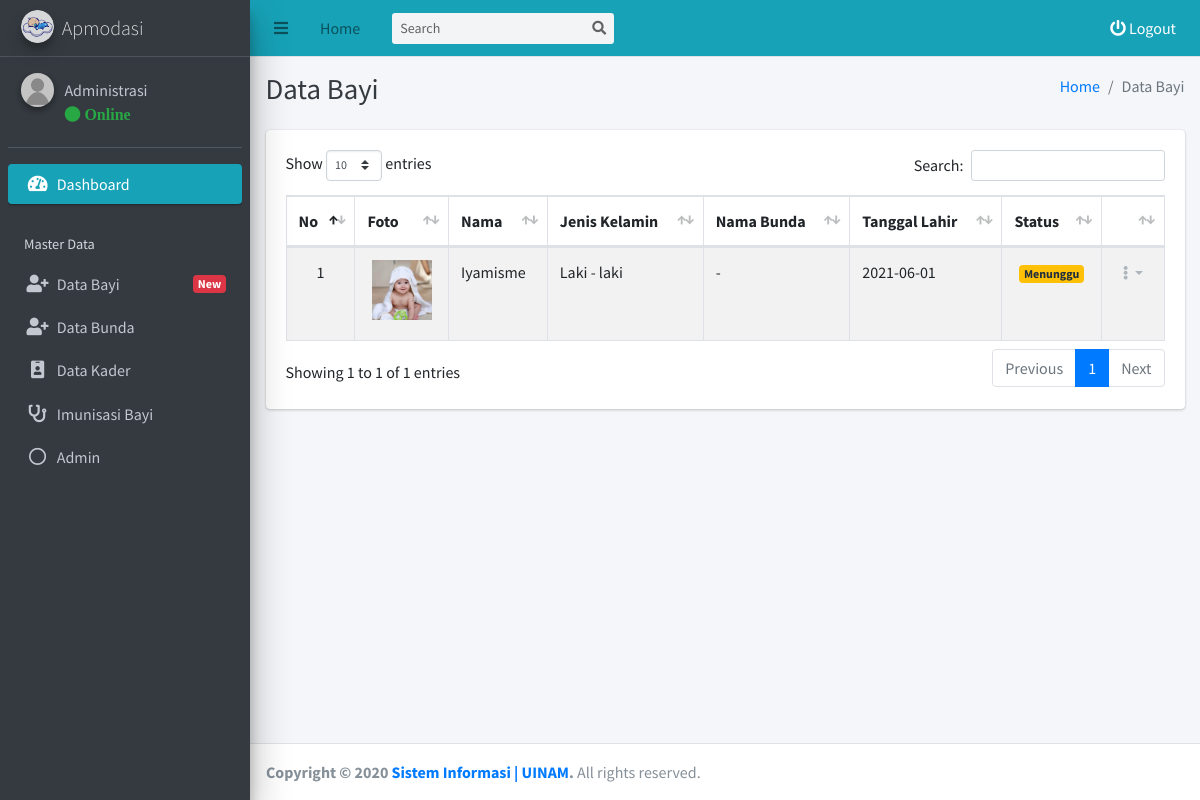
Screenshot of /admin/bayi/data-terbaru.php (signed in) with the database file from the repository.
### tables this page shows
CREATE TABLE `tb_bayi` (
  `id_bayi` int(11) NOT NULL,
  `nomor_bayi` varchar(255) NOT NULL,
  `nama_bayi` varchar(255) NOT NULL,
  `tanggal_lahir_bayi` varchar(255) NOT NULL,
  `tahun_bayi` varchar(255) NOT NULL,
  `jenis_kelamin_bayi` varchar(255) NOT NULL,
  `gambar_qr_bayi` varchar(255) NOT NULL,
  `foto_bayi` varchar(255) NOT NULL,
  `status_bayi` varchar(255) NOT NULL,
  `bunda_id` varchar(255) NOT NULL,
  `created_at` timestamp NOT NULL DEFAULT CURRENT_TIMESTAMP,
  `update_at` timestamp NOT NULL DEFAULT CURRENT_TIMESTAMP
);

### admin/bayi/data-terbaru.php (the view, shortened to what this page needs)
<?php
require_once '../template/header/header.php';
$bayi = mysqli_query($conn, "SELECT * FROM tb_bayi WHERE status_bayi = 'Menunggu'");
?>
  <div class="content-wrapper">
    <div class="content-header">
      <div class="container-fluid">
        <div class="row mb-2">
          <div class="col-sm-6">
            <h1 class="m-0 text-dark">Data Bayi</h1>
          </div>
          <div class="col-sm-6">
            <ol class="breadcrumb float-sm-right">
              <li class="breadcrumb-item"><a href="../index.php">Home</a></li>
              <li class="breadcrumb-item active">Data Bayi</li>
            </ol>
          </div>
        </div>
      </div>
    </div>
    <section class="content">
      <div class="container-fluid">
        <div class="row">
          <div class="col-12">
            <div class="card">
              <div class="card-body">
                <table id="example1" class="table table-bordered table-striped">
                  <thead>
                  <tr>
                    <th>No</th>
                    <th>Foto</th>
                    <th>Nama</th>
                    <th>Jenis Kelamin</th>
                    <th>Nama Bunda</th>
                    <th>Tanggal Lahir</th>
                    <th>Status</th>
                    <th></th>
                  </tr>
                  </thead>
                  <tbody>
                  <?php $i = 1; foreach($bayi as $dta) { ?>
                  <tr>
                    <td style="text-align:center"><?= $i ?></td>
                    <td style="text-align: center">
                      <a href="../../assets/dist/img/bayi/<?= $dta['foto_bayi'] ?>" data-toggle="lightbox" data-title="Nama : <?= $dta['nama_bayi'] ?>" data-gallery="gallery">
                        <img src="../../assets/dist/img/bayi/<?= $dta['foto_bayi'] ?>" border=3 height=60 width=60 class="img-fluid mb-2" alt="red sample"/>
                      </a>
                    </td>
                    <td><?= $dta['nama_bayi'] ?></td>
                    <td><?= $dta['jenis_kelamin_bayi'] ?></td>
                    <?php
                      $bunda = mysqli_query($conn, "SELECT * FROM tb_bunda WHERE id_bunda = '$dta[bunda_id]'");
                      $get_bunda = mysqli_fetch_assoc($bunda);
                      if ($get_bunda == null){
                        echo '<td style="font-size: 16px;"> - </td>';
                      } else{
                        echo '<td style="font-size: 16px;">'. $get_bunda['nama_bunda'].' </td>';
                      }
                    ?>
                    <td><?= $dta['tanggal_lahir_bayi'] ?></td>
                    <?php
                      if ($dta['status_bayi']=="Active"){
                        echo " <td style='text-align:center'><span class='badge bg-primary'> $dta[status_bayi] </span>";
                      } else{
                        echo " <td style='text-align:center'><span class='badge bg-warning'> $dta[status_bayi] </span>";
                      }
                    ?>
                    <td style="text-align:center; width: 20px;">
                      <div class="btn-group">
                        <button type="button" class="btn btn-tool dropdown-toggle" data-toggle="dropdown">
                          <i class="fas fa fa-ellipsis-v"></i>
                        </button>
                      </div>
                    </td>
                  </tr>
                  <?php $i = $i + 1; } ?>
                  </tbody>
                </table>
              </div>
            </div>
          </div>
        </div>
      </div>
    </section>
  </div>
<?php
require '../template/footer/footer.php';
?>

### admin/template/header/header.php (shortened to what this page needs)
<?php
require('../../koneksi.php');
$get_id_session = $_SESSION['get_id'];
$query_header_admin = mysqli_query($conn, "SELECT * FROM tb_admin WHERE id_admin = '$get_id_session'");
$get_data_admin = mysqli_fetch_assoc($query_header_admin);
$nama_header = $get_data_admin['nama_admin'];
?>
<!DOCTYPE html>
<html>
<head>
  <link rel="stylesheet" href="../../assets/plugins/fontawesome-free/css/all.min.css">
  <link rel="stylesheet" href="../../assets/plugins/daterangepicker/daterangepicker.css">
  <link rel="stylesheet" href="../../assets/plugins/summernote/summernote-bs4.css">
  <link rel="stylesheet" href="../../assets/plugins/ekko-lightbox/ekko-lightbox.css">
  <link rel="stylesheet" href="https://code.ionicframework.com/ionicons/2.0.1/css/ionicons.min.css">
  <link rel="stylesheet" href="../../assets/plugins/tempusdominus-bootstrap-4/css/tempusdominus-bootstrap-4.min.css">
  <link rel="stylesheet" href="../../assets/plugins/datatables-bs4/css/dataTables.bootstrap4.min.css">
  <link rel="stylesheet" href="../../assets/plugins/datatables-responsive/css/responsive.bootstrap4.min.css">
  <link rel="stylesheet" href="https://cdn.datatables.net/buttons/1.6.1/css/buttons.dataTables.min.css">
  <link href="https://cdn.jsdelivr.net/gh/gitbrent/bootstrap-switch-button@1.1.0/css/bootstrap-switch-button.min.css" rel="stylesheet">
  <link rel="stylesheet" href="../../assets/dist/css/adminlte.min.css">
  <link rel="stylesheet" href="../../assets/plugins/overlayScrollbars/css/OverlayScrollbars.min.css">
</head>
<body class="hold-transition sidebar-mini layout-fixed">
<div class="wrapper">
  <nav class="main-header navbar navbar-expand navbar-info navbar-light">
    <ul class="navbar-nav">
      <li class="nav-item">
        <a class="nav-link" data-widget="pushmenu" href="#" role="button"><i class="fas fa-bars"></i></a>
      </li>
      <li class="nav-item d-none d-sm-inline-block">
        <a href="../../admin/index.php" class="nav-link">Home</a>
      </li>
    </ul>
    <form class="form-inline ml-3">
      <div class="input-group input-group-sm">
        <input class="form-control form-control-navbar" type="search" placeholder="Search" aria-label="Search">
        <div class="input-group-append">
          <button class="btn btn-navbar" type="submit">
            <i class="fas fa-search"></i>
          </button>
        </div>
      </div>
    </form>
    <ul class="navbar-nav ml-auto">
      <li class="nav-item">
        <a style="color: white;" class="nav-link" data-toggle="modal" data-target="#modal-default"  href="" role="button">
          <i class="fas fa fa-power-off" style="color: white;"></i> Logout
        </a>
      </li>
    </ul>
  </nav>
  <aside class="main-sidebar sidebar-dark-info elevation-5">
    <a href="../../admin/index.php" class="brand-link">
      <img src="../../assets/dist/img/logo_apmodasi.png" alt="Logo Kabupaten Soppeng" class="brand-image img-circle elevation-3"
           style="opacity: .8">
      <span class="brand-text font-weight-light">Apmodasi</span>
    </a>
    <div class="sidebar">
      <div class="user-panel mt-3 pb-3 mb-3 d-flex">
        <div class="image">
          <img src="../../assets/dist/img/admin/<?= $get_data_admin['foto_admin'] ?>" class="img-circle elevation-2" alt="User Image">
        </div>
        <div class="info">
          <a href="#" class="d-block"><?= $nama_header ?></a>
          <a href="#"<i class="fa fa-circle text-success"></i> Online</a>
        </div>
      </div>
      <nav class="mt-2">
        <ul class="nav nav-pills nav-sidebar flex-column" data-widget="treeview" role="menu" data-accordion="false">
          <li class="nav-item has-treeview menu-open">
            <a href="../../admin/" class="nav-link active">
              <i class="nav-icon fas fa-tachometer-alt"></i>
              <p>
                Dashboard
              </p>
            </a>
          </li>
          <li class="nav-header">Master Data</li>
          <li class="nav-item has-treeview">
            <a href="#" class="nav-link">
              <i class="nav-icon fas fa-user-plus"></i>
              <p>
                Data Bayi
              <?php
                $bayi_header = mysqli_query($conn, "SELECT * FROM tb_bayi WHERE status_bayi = 'Menunggu'");
                $row_bayi_header = mysqli_num_rows($bayi_header);
                if ($row_bayi_header >= 1){
                  echo '<span class="right badge badge-danger">New</span>';
                }
              ?>
              </p>
            </a>
          </li>
          <li class="nav-item">
            <a href="../../admin/bunda/data.php" class="nav-link">
              <i class="nav-icon fa fa-user-plus"></i>
              <p>
                Data Bunda
              </p>
            </a>
          </li>
          <li class="nav-item">
            <a href="../../admin/kader/data.php" class="nav-link">
              <i class="nav-icon fas fa-id-badge"></i>
              <p>
                Data Kader
              </p>
            </a>
          </li>
          <li class="nav-item">
            <a href="../../admin/imunisasi/data.php?tahun=All" class="nav-link">
              <i class="nav-icon fa fa-stethoscope"></i>
              <p>
                Imunisasi Bayi
              </p>
            </a>
          </li>
          <li class="nav-item">
            <a href="../../admin/admin/data.php" class="nav-link">
              <i class="far fa-circle nav-icon"></i>
              <p>
                Admin
              </p>
            </a>
          </li>
          <li class="nav-header"></li>
          <li class="nav-header"></li>
        </ul>
      </nav>
    </div>
  </aside>

### rows the page displays
tb_bayi: foto_bayi (picture), nama_bayi "Iyamisme", jenis_kelamin_bayi "Laki - laki", tanggal_lahir_bayi "2021-06-01", status_bayi "Menunggu"

### other values shown
$nama_header "Administrasi"
